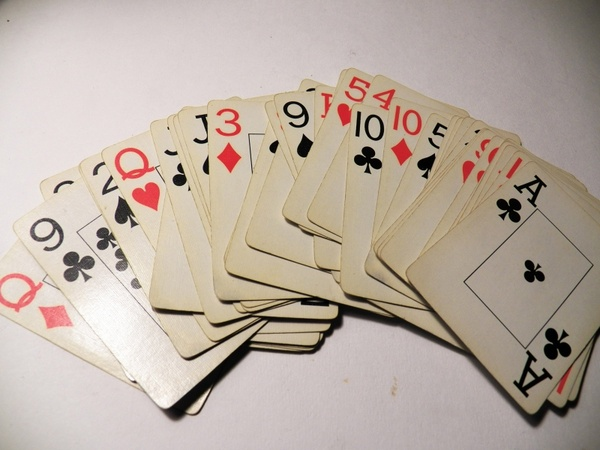
#> input picture cards2.jpg, 600 x 450 px, found by its file name
$ python joininig-images.py
#> lines starting #> are read from the running program, lines starting #| are printed output that depends on the picture
from cv2 import cv2
import numpy as np
# //horizontally stacking two images
img=cv2.imread('E:/opencv-for-github/cards2.jpg')
#> img is the input picture: shape (450, 600, 3); mean B, G, R 161.7, 172.8, 186

hor=np.hstack((img,img,img))
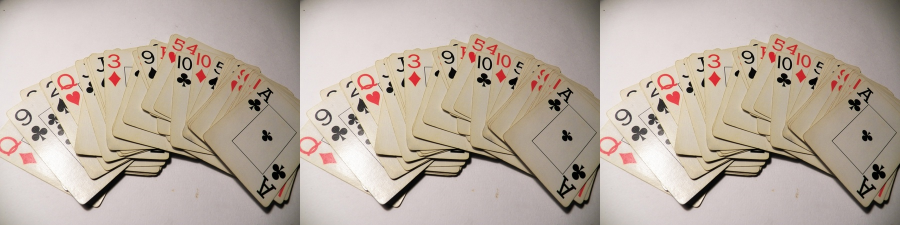
#> hor: shape (450, 1800, 3) (shown at 1/2 size); mean B, G, R 161.7, 172.8, 186
# //vertically stacking two images

ver=np.vstack((img,img))
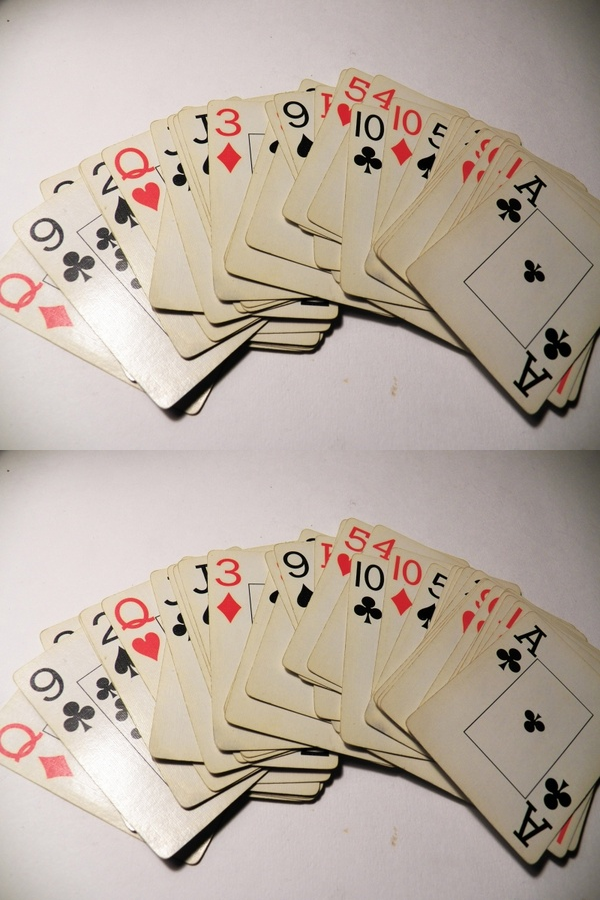
#> ver: shape (900, 600, 3); mean B, G, R 161.7, 172.8, 186

cv2.imshow("name",hor)
cv2.waitKey(0)

$ run again, with face1.jpeg copied over cards2.jpg
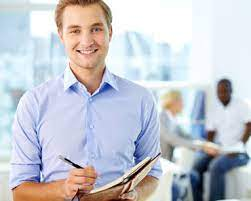
#> input picture face1.jpeg, 251 x 201 px, found by its file name
#> img is the input picture: shape (201, 251, 3); mean B, G, R 208.2, 200.6, 198
#> `hor=np.hstack((img,img,img))`:
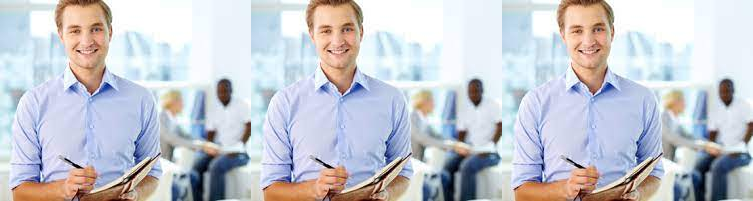
#> hor: shape (201, 753, 3); mean B, G, R 208.2, 200.6, 198
#> `ver=np.vstack((img,img))`:
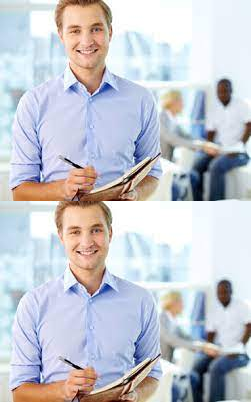
#> ver: shape (402, 251, 3); mean B, G, R 208.2, 200.6, 198

$ run again, with face2.jpeg copied over cards2.jpg
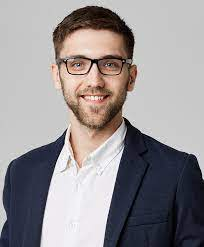
#> input picture face2.jpeg, 204 x 247 px, found by its file name
#> img is the input picture: shape (247, 204, 3); mean B, G, R 146.8, 144.9, 149.8
#> `hor=np.hstack((img,img,img))`:
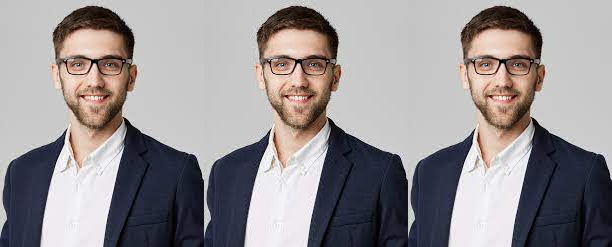
#> hor: shape (247, 612, 3); mean B, G, R 146.8, 144.9, 149.8
#> `ver=np.vstack((img,img))`:
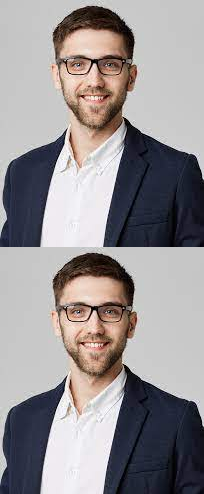
#> ver: shape (494, 204, 3); mean B, G, R 146.8, 144.9, 149.8
